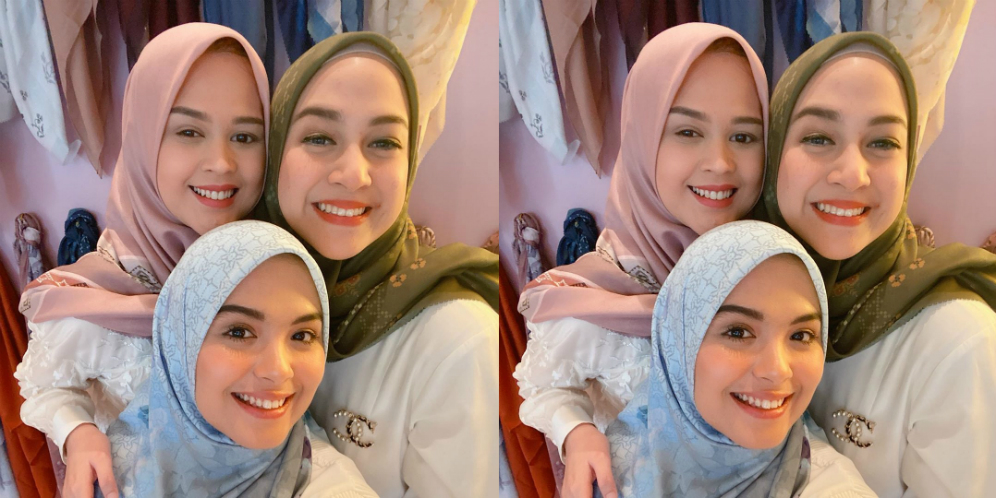
#> input picture gambar.jpg, 996 x 498 px
$ python test.py
#> lines starting #> are read from the running program, lines starting #| are printed output that depends on the picture; after the words box and inside, x2 and y2 are one past the last pixel; in counts of white or black regions, pixels touching at a corner belong together
import numpy as np
import cv2 as cv

wajah=cv.CascadeClassifier('haarcascade_frontalface_default.xml')
img=cv.imread('gambar.jpg')
#> img is the input picture: shape (498, 996, 3); mean B, G, R 122.6, 134.8, 163.7
img_gray=cv.cvtColor(img,cv.COLOR_BGR2GRAY)
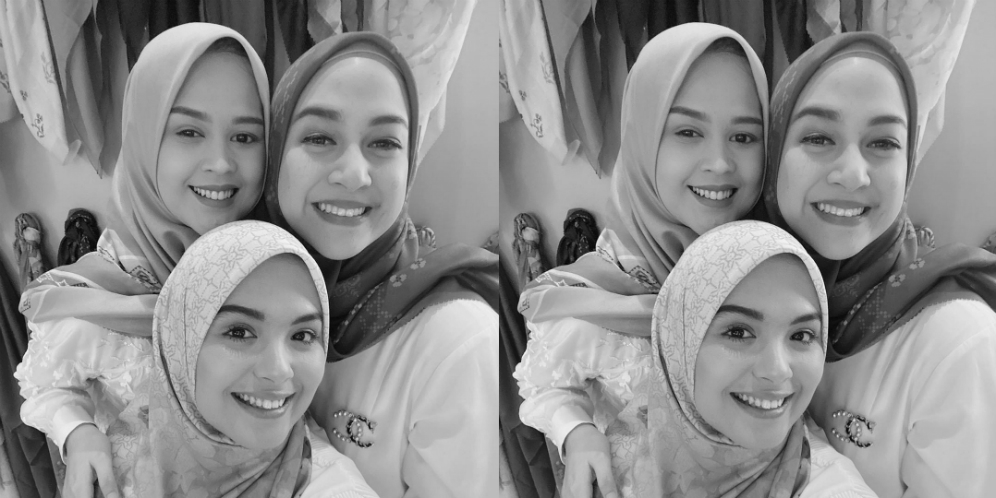
#> img_gray: shape (498, 996); min 6, max 244, mean 142.1

deteksi_wajah=wajah.detectMultiScale(img_gray,1.1,5)
#> deteksi_wajah = [[145, 84, 143, 143], [643, 82, 143, 143], [189, 270, 169, 169], [691, 275, 162, 162], [757, 69, 187, 187], [257, 70, 185, 185]]
font=cv.FONT_HERSHEY_SIMPLEX
jumlah=0

for(x,y,w,h) in deteksi_wajah:
    jumlah=jumlah+1
    cv.putText(img,"Wajah",(x,y-10),font,0.75,(0,0,255),2,cv.LINE_AA)
    cv.rectangle(img,(x,y),(x+w,y+h),(255,0,0),2)
    roi_gray=img_gray[y:y+h,x:x+w]
    roi_color=img[y:y+h,x:x+w]
#> this loop made 6 passes
#> pass 1, `roi_gray=img_gray[y:y+h,x:x+w]`:
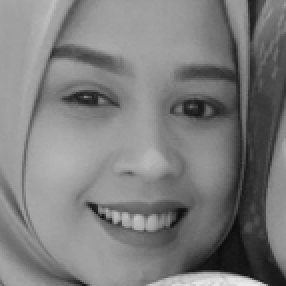
#> roi_gray: shape (143, 143) (shown 2 times larger); min 12, max 234, mean 124.8
#> pass 1, `roi_color=img[y:y+h,x:x+w]`:
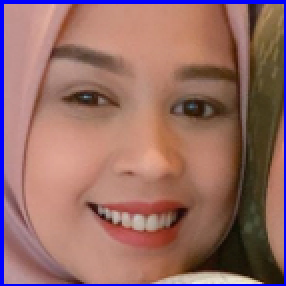
#> roi_color: shape (143, 143, 3) (shown 2 times larger); mean B, G, R 102.5, 108, 150.2
#> pass 2, `roi_gray=img_gray[y:y+h,x:x+w]`:
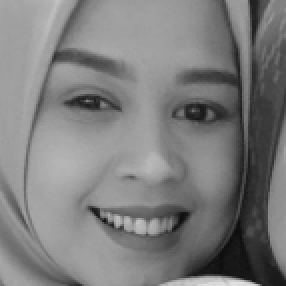
#> roi_gray: shape (143, 143) (shown 2 times larger); min 10, max 227, mean 124.8
#> pass 2, `roi_color=img[y:y+h,x:x+w]`:
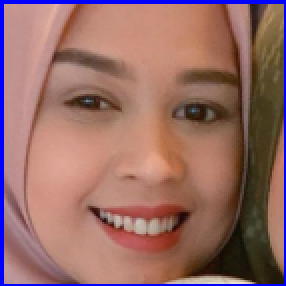
#> roi_color: shape (143, 143, 3) (shown 2 times larger); mean B, G, R 102.6, 108, 150.5
#> after the loop:
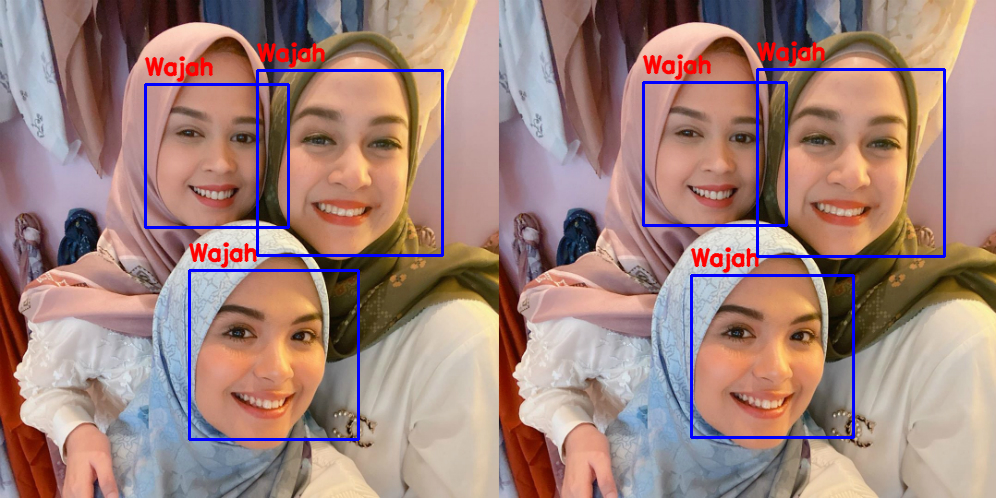
#> img: shape (498, 996, 3); 3.56% of pixels changed, all inside (x1, y1, x2, y2) = (144, 41, 946, 441)
#> after the loop, jumlah = 6

cv.putText(img,"Jumlah wajah ada : "+str(jumlah)+ " buah",(10,30),font,1,(0,0,0),2,cv.LINE_AA)
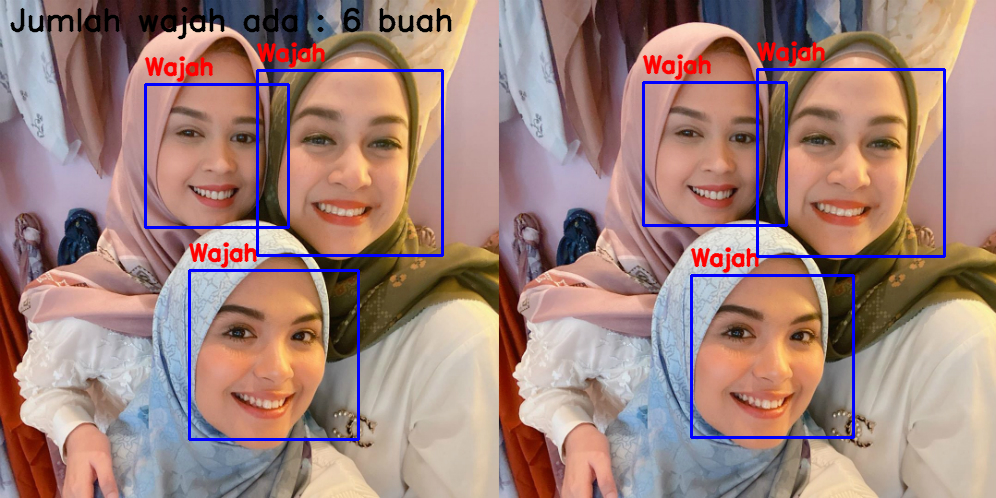
#> img: shape (498, 996, 3); 0.87% of pixels changed, all inside (x1, y1, x2, y2) = (10, 7, 452, 40)
cv.imshow('img',img)
cv.waitKey(0)
cv.destroyAllWindows()
